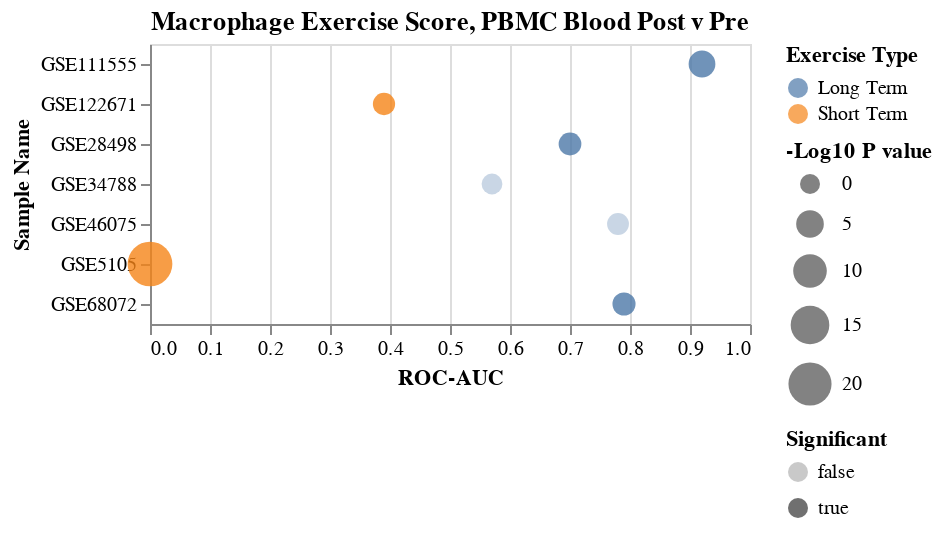

Notebook code for this chart:
### Code cell
bloodLst=list(data2[data2['Method']=='Blood Draw'].index)
saveName='MacrophageExerciseDotPlot_BloodSample_log10Pval.svg'
title='Macrophage Exercise Score, PBMC Blood Post v Pre'
save=True
dfIn=df.loc[bloodLst]

chart=makeDotPlot(dfIn,saveName=saveName,title=title,rev=False,save=save)
chart

### Figure 1 — Vega-Lite specification as saved in the notebook (floating-point values rounded to 4 significant figures)
{"config": {"view": {"continuousWidth": 300, "continuousHeight": 300}}, "data": {"name": "data-b66ac4f411799636862fadc97a17e715"}, "mark": {"type": "circle"}, "encoding": {"color": {"field": "Exercise Type", "type": "nominal"}, "opacity": {"field": "Significant", "type": "nominal"}, "size": {"field": "-Log10 P value", "scale": {"range": [100, 500], "reverse": false}, "type": "quantitative"}, "x": {"field": "ROC-AUC", "scale": {"domain": [0, 1]}, "type": "quantitative"}, "y": {"field": "Sample Name", "type": "nominal"}}, "title": "Macrophage Exercise Score, PBMC Blood Post v Pre", "$schema": "https://vega.github.io/schema/vega-lite/v5.8.0.json", "datasets": {"data-b66ac4f411799636862fadc97a17e715": [{"Sample Name": "GSE5105", "Num Samples": 44, "ROC-AUC": 0.0, "Pval": 1.15e-22, "Exercise Type": "Short Term", "-Log10 P value": 21.94, "Significant": true}, {"Sample Name": "GSE122671", "Num Samples": 88, "ROC-AUC": 0.39, "Pval": 0.0494, "Exercise Type": "Short Term", "-Log10 P value": 1.306, "Significant": true}, {"Sample Name": "GSE34788", "Num Samples": 60, "ROC-AUC": 0.57, "Pval": 0.351, "Exercise Type": "Long Term", "-Log10 P value": 0.4547, "Significant": false}, {"Sample Name": "GSE68072", "Num Samples": 23, "ROC-AUC": 0.79, "Pval": 0.0151, "Exercise Type": "Long Term", "-Log10 P value": 1.821, "Significant": true}, {"Sample Name": "GSE46075", "Num Samples": 16, "ROC-AUC": 0.78, "Pval": 0.0865, "Exercise Type": "Long Term", "-Log10 P value": 1.063, "Significant": false}, {"Sample Name": "GSE28498", "Num Samples": 38, "ROC-AUC": 0.7, "Pval": 0.0242, "Exercise Type": "Long Term", "-Log10 P value": 1.616, "Significant": true}, {"Sample Name": "GSE111555", "Num Samples": 32, "ROC-AUC": 0.92, "Pval": 4.49e-05, "Exercise Type": "Long Term", "-Log10 P value": 4.348, "Significant": true}]}}
